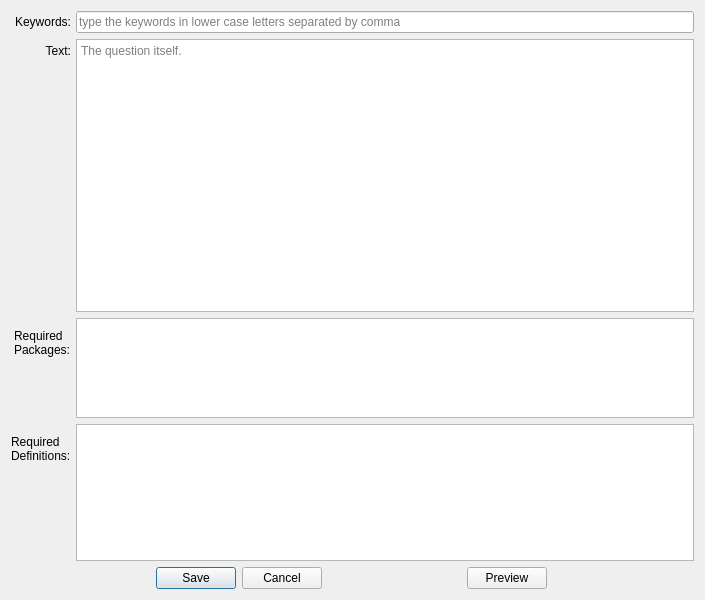
<?xml version="1.0" encoding="UTF-8"?>
<ui version="4.0">
 <class>Dialog</class>
 <widget class="QDialog" name="Dialog">
  <property name="geometry">
   <rect>
    <x>0</x>
    <y>0</y>
    <width>705</width>
    <height>600</height>
   </rect>
  </property>
  <property name="sizePolicy">
   <sizepolicy hsizetype="MinimumExpanding" vsizetype="MinimumExpanding">
    <horstretch>0</horstretch>
    <verstretch>0</verstretch>
   </sizepolicy>
  </property>
  <property name="minimumSize">
   <size>
    <width>500</width>
    <height>400</height>
   </size>
  </property>
  <property name="maximumSize">
   <size>
    <width>16777215</width>
    <height>16777215</height>
   </size>
  </property>
  <property name="baseSize">
   <size>
    <width>700</width>
    <height>700</height>
   </size>
  </property>
  <property name="windowTitle">
   <string>Question</string>
  </property>
  <layout class="QHBoxLayout" name="horizontalLayout">
   <item>
    <layout class="QVBoxLayout" name="verticalLayout" stretch="1,0">
     <item>
      <layout class="QFormLayout" name="formLayout_2">
       <property name="fieldGrowthPolicy">
        <enum>QFormLayout::AllNonFixedFieldsGrow</enum>
       </property>
       <property name="labelAlignment">
        <set>Qt::AlignRight|Qt::AlignTrailing|Qt::AlignVCenter</set>
       </property>
       <property name="formAlignment">
        <set>Qt::AlignCenter</set>
       </property>
       <property name="horizontalSpacing">
        <number>5</number>
       </property>
       <item row="0" column="0">
        <widget class="QLabel" name="label">
         <property name="sizePolicy">
          <sizepolicy hsizetype="MinimumExpanding" vsizetype="Preferred">
           <horstretch>0</horstretch>
           <verstretch>0</verstretch>
          </sizepolicy>
         </property>
         <property name="whatsThis">
          <string>Question's keywords for searching in the database.</string>
         </property>
         <property name="text">
          <string>Keywords:</string>
         </property>
         <property name="alignment">
          <set>Qt::AlignRight|Qt::AlignTrailing|Qt::AlignVCenter</set>
         </property>
        </widget>
       </item>
       <item row="0" column="1">
        <widget class="QLineEdit" name="lineedit_keywords">
         <property name="statusTip">
          <string/>
         </property>
         <property name="whatsThis">
          <string>Question's keywords for searching in the database.</string>
         </property>
         <property name="inputMethodHints">
          <set>Qt::ImhLowercaseOnly</set>
         </property>
         <property name="maxLength">
          <number>1000</number>
         </property>
         <property name="placeholderText">
          <string>type the keywords in lower case letters separated by comma</string>
         </property>
        </widget>
       </item>
       <item row="1" column="0">
        <widget class="QLabel" name="label_2">
         <property name="sizePolicy">
          <sizepolicy hsizetype="MinimumExpanding" vsizetype="Preferred">
           <horstretch>0</horstretch>
           <verstretch>0</verstretch>
          </sizepolicy>
         </property>
         <property name="whatsThis">
          <string>The question itself.</string>
         </property>
         <property name="text">
          <string>Text:</string>
         </property>
         <property name="alignment">
          <set>Qt::AlignRight|Qt::AlignTrailing|Qt::AlignVCenter</set>
         </property>
        </widget>
       </item>
       <item row="1" column="1">
        <widget class="QPlainTextEdit" name="textedit_text">
         <property name="sizePolicy">
          <sizepolicy hsizetype="Expanding" vsizetype="Expanding">
           <horstretch>0</horstretch>
           <verstretch>6</verstretch>
          </sizepolicy>
         </property>
         <property name="minimumSize">
          <size>
           <width>0</width>
           <height>200</height>
          </size>
         </property>
         <property name="whatsThis">
          <string>The question itself.</string>
         </property>
         <property name="placeholderText">
          <string>The question itself.</string>
         </property>
        </widget>
       </item>
       <item row="2" column="0">
        <widget class="QLabel" name="label_3">
         <property name="whatsThis">
          <string>Packages required to compile the question. Definitions required to compile the question. These will be added to the packages used by the document.</string>
         </property>
         <property name="text">
          <string>Required
Packages:</string>
         </property>
        </widget>
       </item>
       <item row="2" column="1">
        <widget class="QListWidget" name="listwidget_pckg_required">
         <property name="sizePolicy">
          <sizepolicy hsizetype="Expanding" vsizetype="Fixed">
           <horstretch>0</horstretch>
           <verstretch>2</verstretch>
          </sizepolicy>
         </property>
         <property name="minimumSize">
          <size>
           <width>0</width>
           <height>100</height>
          </size>
         </property>
         <property name="maximumSize">
          <size>
           <width>16777215</width>
           <height>100</height>
          </size>
         </property>
         <property name="whatsThis">
          <string>Packages required to compile the question. Definitions required to compile the question. These will be added to the packages used by the document.</string>
         </property>
        </widget>
       </item>
       <item row="3" column="0">
        <widget class="QLabel" name="label_4">
         <property name="whatsThis">
          <string>Definitions required to compile the question. These will be added to the preamble of the document.</string>
         </property>
         <property name="text">
          <string>Required
Definitions:</string>
         </property>
        </widget>
       </item>
       <item row="3" column="1">
        <widget class="QListWidget" name="listwidget_defs_required">
         <property name="sizePolicy">
          <sizepolicy hsizetype="Expanding" vsizetype="Expanding">
           <horstretch>0</horstretch>
           <verstretch>3</verstretch>
          </sizepolicy>
         </property>
         <property name="minimumSize">
          <size>
           <width>0</width>
           <height>100</height>
          </size>
         </property>
         <property name="maximumSize">
          <size>
           <width>16777215</width>
           <height>150</height>
          </size>
         </property>
         <property name="whatsThis">
          <string>Definitions required to compile the question. These will be added to the preamble of the document.</string>
         </property>
        </widget>
       </item>
      </layout>
     </item>
     <item>
      <layout class="QHBoxLayout" name="horizontalLayout_2">
       <property name="spacing">
        <number>0</number>
       </property>
       <item>
        <widget class="QDialogButtonBox" name="buttonBox">
         <property name="sizePolicy">
          <sizepolicy hsizetype="Fixed" vsizetype="Fixed">
           <horstretch>0</horstretch>
           <verstretch>0</verstretch>
          </sizepolicy>
         </property>
         <property name="orientation">
          <enum>Qt::Horizontal</enum>
         </property>
         <property name="standardButtons">
          <set>QDialogButtonBox::Cancel|QDialogButtonBox::Save</set>
         </property>
         <property name="centerButtons">
          <bool>true</bool>
         </property>
        </widget>
       </item>
       <item>
        <widget class="QPushButton" name="pushbutton_preview">
         <property name="sizePolicy">
          <sizepolicy hsizetype="Fixed" vsizetype="Fixed">
           <horstretch>0</horstretch>
           <verstretch>0</verstretch>
          </sizepolicy>
         </property>
         <property name="text">
          <string>Preview</string>
         </property>
        </widget>
       </item>
      </layout>
     </item>
    </layout>
   </item>
  </layout>
 </widget>
 <resources/>
 <connections>
  <connection>
   <sender>buttonBox</sender>
   <signal>accepted()</signal>
   <receiver>Dialog</receiver>
   <slot>accept()</slot>
   <hints>
    <hint type="sourcelabel">
     <x>336</x>
     <y>586</y>
    </hint>
    <hint type="destinationlabel">
     <x>157</x>
     <y>274</y>
    </hint>
   </hints>
  </connection>
  <connection>
   <sender>buttonBox</sender>
   <signal>rejected()</signal>
   <receiver>Dialog</receiver>
   <slot>reject()</slot>
   <hints>
    <hint type="sourcelabel">
     <x>336</x>
     <y>586</y>
    </hint>
    <hint type="destinationlabel">
     <x>286</x>
     <y>274</y>
    </hint>
   </hints>
  </connection>
 </connections>
</ui>
